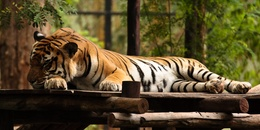
%> input picture Kodek/Tiger.jpg, 260 x 130 px, shrunk from 1024 x 512 before the run
$ octave JSL_final.m   (GNU Octave 9; MATLAB toolbox functions it lacks are replaced by stand-ins)
%> lines starting %> are read from the running program, lines starting %| are printed output that depends on the picture
clear;
close all;

Img = imread("Tiger.jpg");
%> Img is the input picture: size 130x260x3 uint8; mean R, G, B 87.4, 74.9, 43.3
% Img = imread("Wiosna-winniczka.jpg");
[M, N, L] = size(Img);
%> M = 130; N = 260; L = 3

Q = Qtable();
% IMG -> JSL

% RGB -> YCbCr
I_ycbcr = rgb2ycbcr(Img);
%> I_ycbcr: size 130x260x3 uint8; mean of channels 1, 2, 3 80.5, 112.3, 135.8

% Forward Anscombe
I_anscombe = Anscombe(I_ycbcr);
%> in Anscombe, `Img = double(Img);`: Img: size 130x260x3 double; mean of channels 1, 2, 3 80.5, 112.3, 135.8
%> in Anscombe, `Ansc = 2 * real((Img + 3/8).^(1/2));`: Ansc: size 130x260x3 double; mean of channels 1, 2, 3 17.1, 21.2, 23.3

% Chrominance Donwsampling
I_chrom = ChromDown(I_anscombe);

% Discrete Cosine Transform & Quantisation
I_dct = zeros(size(I_chrom));
for l = 1:3
    I_dct(:,:,l) = blockproc(I_chrom(:,:,l), [8 8], @(Img) dct2(Img.data));
    I_dct(:,:,l) = blockproc(I_dct(:,:,l), [8 8], @(Img) round(Img.data ./ Q));
% [74 lines not run here, left out]
% [25 lines left out: function HuffmanEnc, not called in this run]

% ZigZag
% [66 lines left out: function zigzag, not called in this run]

% Inverse ZigZag
% [63 lines left out: function izigzag, not called in this run]

% Chrominance Downsampling
function output = ChromDown(Img)
    [M, N, ~] = size(Img);
%> M = 130; N = 260
    output = zeros(size(Img));
    newChrom = zeros(M/2, N/2, 2);
    box = zeros(2,2);
    for i = 1:2 % 1: Cb, 2: Cr
        for m = 1:M/2
            for n = 1:N/2
                for mb = 1:2
                    for nb = 1:2
                        box(mb,nb) = Img(2*(m-1)+mb, 2*(n-1)+nb,i+1);
                    end
                end
                newChrom(m,n,i) = mean(box, "all");
            end
        end
    end
%> after the loop, box = [23.01 23.01; 23.01 23.01]
    newChrom = imresize(newChrom,2);

    output(:,:,1) = Img(:,:,1);
%> output: size 130x260x3 double; mean of channels 1, 2, 3 17.1, 0, 0
    output(:,:,2) = newChrom(:,:,1);
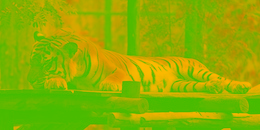
%> output: size 130x260x3 double; mean R, G, B 17.1, 21.2, 0; drawn with min black and max white
    output(:,:,3) = newChrom(:,:,2);
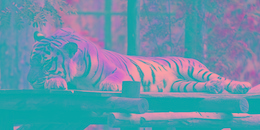
%> output: size 130x260x3 double; mean R, G, B 17.1, 21.2, 23.3; drawn with min black and max white
%> the run ends on the next line
end

% Anscombe transform
function Ansc = Anscombe(Img)
    Img = double(Img);
    Ansc = 2 * real((Img + 3/8).^(1/2));
end

% inverse Anscombe transform
% [5 lines left out: function iAnscombe, not called in this run]

% Quantisation Table
function Q = Qtable()
%     Q = [1 1 1 1 1 1 1 1;
%         1 1 1 1 1 1 1 1;
%         1 1 1 1 1 1 1 1;
%         1 1 1 1 1 1 1 1;
%         1 1 1 1 1 1 1 1;
%         1 1 1 1 1 1 1 1;
%         1 1 1 1 1 1 1 1;
%         1 1 1 1 1 1 1 1];
    Q = [4, 3, 4, 4, 4, 6, 11, 15;
        3, 3, 3, 4, 5, 8, 14, 19;
        3, 4, 4, 5, 8, 12, 16, 20;
        4, 5, 6, 7, 12, 14, 18, 20;
        6, 6, 9, 11, 14, 17, 21, 23;
        9, 12, 12, 18, 23, 22, 25, 21;
        11, 13, 15, 17, 21, 23, 25, 21;
        13, 12, 12, 13, 16, 19, 21, 21];
%     Q = [16 11 10 16 24 40 51 61;
%          12 12 14 19 26 58 60 55;
%          14 13 16 24 40 57 69 56;
%          14 17 22 29 51 87 80 62;
%          18 22 37 56 68 109 103 77;
%          24 35 55 64 81 104 113 92;
%          49 64 78 87 103 121 120 101;
%          72 92 95 98 112 100 103 99];
end

$ run again, with Kodek/Wiosna-winniczka.jpg copied over Kodek/Tiger.jpg
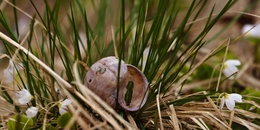
%> input picture Kodek/Wiosna-winniczka.jpg, 260 x 130 px, shrunk from 2048 x 1024 before the run
%> Img is the input picture: size 130x260x3 uint8; mean R, G, B 104.6, 90.9, 56.9
%> I_ycbcr: size 130x260x3 uint8; mean of channels 1, 2, 3 94.3, 111.1, 136.4
%> Img: size 130x260x3 double; mean of channels 1, 2, 3 94.3, 111.1, 136.4
%> Ansc: size 130x260x3 double; mean of channels 1, 2, 3 19, 21.1, 23.4
%> after the loop in ChromDown, `for i = 1:2`: box = [23.78 23.78; 23.86 23.78]
%> in ChromDown, `output(:,:,2) = newChrom(:,:,1);`:
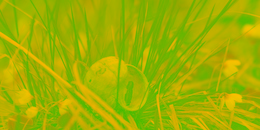
%> output: size 130x260x3 double; mean R, G, B 19, 21.1, 0; drawn with min black and max white
%> in ChromDown, `output(:,:,3) = newChrom(:,:,2);`:
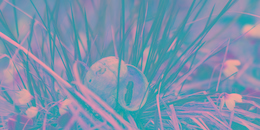
%> output: size 130x260x3 double; mean R, G, B 19, 21.1, 23.4; drawn with min black and max white
